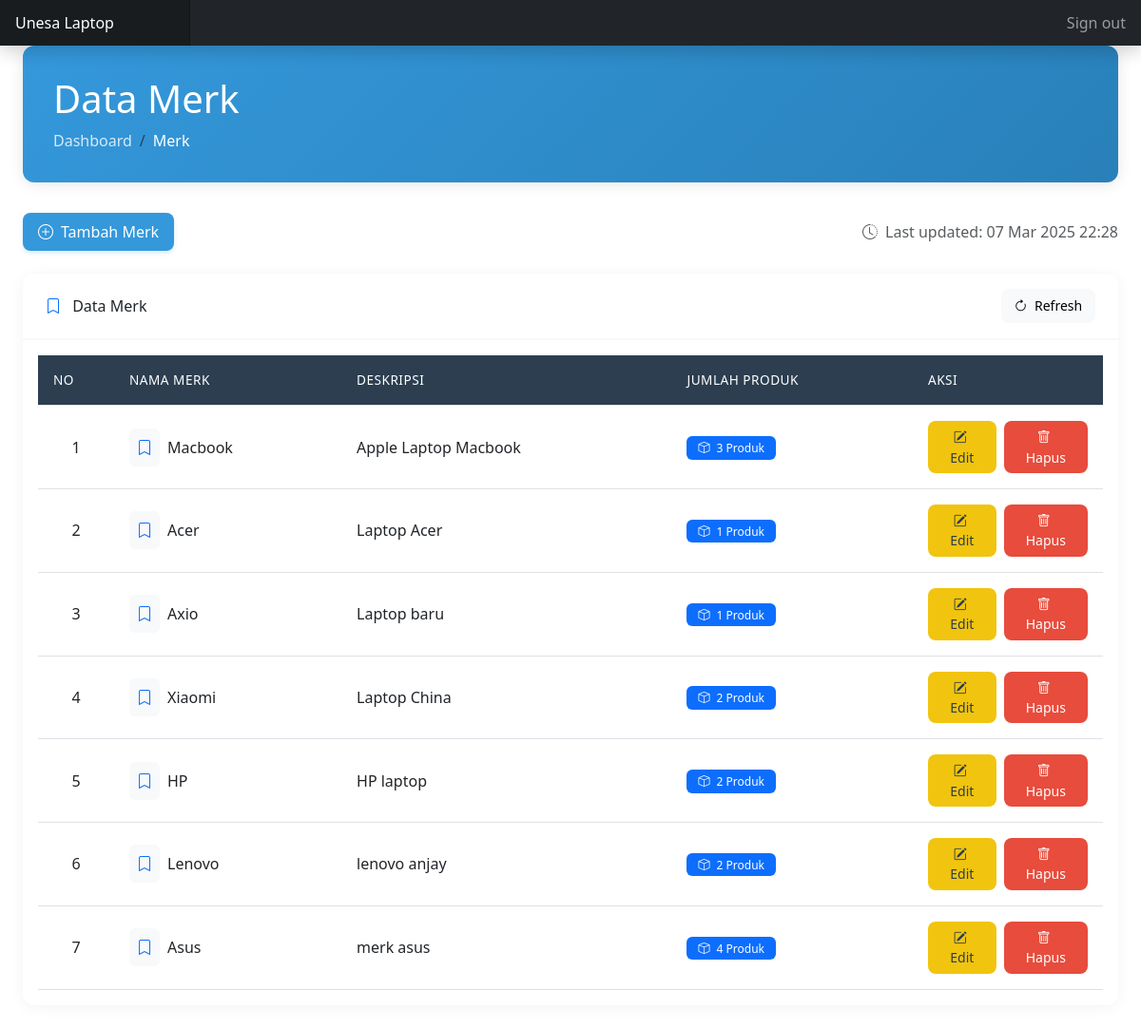
The app's page /admin/merk/index.php (signed in) with its own data.
### tables this page shows
CREATE TABLE `tb_merk` (
  `merk_id` int(11) NOT NULL,
  `nama_merk` varchar(255) NOT NULL,
  `deskripsi` varchar(255) DEFAULT NULL
);

### config/koneksi.php (called while the page is built, shortened)
<?php
$host = 'localhost';
$username = 'root';
$password = '';
$database = 'toko_db';
$conn = mysqli_connect($host, $username, $password, $database);
function query($query) {
    global $conn;
    $result = mysqli_query($conn, $query);
    $rows = [];
    while ($row = mysqli_fetch_assoc($result)) {
        $rows[] = $row;
    }
    return $rows;
}
?>

### admin/merk/index.php (the view, shortened to what this page needs)
<?php
require_once '../../config/koneksi.php';
$merk = query("SELECT * FROM tb_merk ORDER BY merk_id DESC");
include_once '../includes/header.php';
?>
<div class="container-fluid px-4">
    <div class="page-header">
        <h1 class="mb-2">Data Merk</h1>
        <nav aria-label="breadcrumb">
            <ol class="breadcrumb mb-0">
                <li class="breadcrumb-item"><a href="../index.php">Dashboard</a></li>
                <li class="breadcrumb-item active">Merk</li>
            </ol>
        </nav>
    </div>
    <div class="mb-4 d-flex justify-content-between align-items-center">
        <a href="tambah.php" class="btn btn-primary">
            <i class="bi bi-plus-circle me-2"></i>Tambah Merk
        </a>
        <div class="d-flex align-items-center">
            <i class="bi bi-clock-history text-muted me-2"></i>
            <span class="text-muted">Last updated: <?= date('d M Y H:i') ?></span>
        </div>
    </div>
    <div class="card mb-4">
        <div class="card-header">
            <div class="d-flex justify-content-between align-items-center">
                <div>
                    <i class="bi bi-bookmark text-primary me-2"></i>
                    Data Merk
                </div>
                <button class="btn btn-sm btn-light" onclick="window.location.reload()">
                    <i class="bi bi-arrow-clockwise me-1"></i>
                    Refresh
                </button>
            </div>
        </div>
        <div class="card-body">
            <div class="table-responsive">
                <table id="dataTable" class="table table-hover">
                    <thead>
                        <tr>
                            <th width="80">No</th>
                            <th>Nama Merk</th>
                            <th>Deskripsi</th>
                            <th>Jumlah Produk</th>
                            <th width="200">Aksi</th>
                        </tr>
                    </thead>
                    <tbody>
                        <?php $no = 1; foreach ($merk as $row) :
                            $merk_id = $row['merk_id'];
                            $jumlah_produk = query("SELECT COUNT(*) as total FROM tb_barang WHERE merk_id = $merk_id")[0]['total'];
                        ?>
                        <tr>
                            <td class="text-center"><?= $no++; ?></td>
                            <td>
                                <div class="d-flex align-items-center">
                                    <div class="bg-light p-2 rounded me-2">
                                        <i class="bi bi-bookmark text-primary"></i>
                                    </div>
                                    <span class="fw-medium"><?= htmlspecialchars($row['nama_merk']); ?></span>
                                </div>
                            </td>
                            <td class="description-cell">
                                <?= htmlspecialchars($row['deskripsi']); ?>
                            </td>
                            <td>
                                <span class="badge bg-primary">
                                    <i class="bi bi-box me-1"></i>
                                    <?= $jumlah_produk; ?> Produk
                                </span>
                            </td>
                            <td>
                                <div class="d-flex gap-2">
                                    <a href="edit.php?id=<?= $row['merk_id']; ?>"
                                       class="btn btn-warning btn-sm">
                                        <i class="bi bi-pencil-square me-1"></i> Edit
                                    </a>
                                    <a href="#"
                                       onclick="confirmDelete('hapus.php?id=<?= $row['merk_id']; ?>', '<?= $row['nama_merk']; ?>')"
                                       class="btn btn-danger btn-sm">
                                        <i class="bi bi-trash me-1"></i> Hapus
                                    </a>
                                </div>
                            </td>
                        </tr>
                        <?php endforeach; ?>
                    </tbody>
                </table>
            </div>
        </div>
    </div>
</div>
<?php include_once '../includes/footer.php'; ?>

### admin/merk/index.php (style rules this page uses)
.page-header { background: linear-gradient(135deg, #3498db, #2980b9); color: white; padding: 2rem; border-radius: 12px; margin-bottom: 2rem; box-shadow: 0 2px 15px rgba(0,0,0,0.1); }
.breadcrumb-item a { color: rgba(255,255,255,0.8); text-decoration: none; transition: all 0.3s; }
.breadcrumb-item.active { color: white; }
.card { border: none; border-radius: 12px; box-shadow: 0 2px 15px rgba(0,0,0,0.05); overflow: hidden; }
.card-header { background: white; border-bottom: 2px solid #f8f9fa; padding: 1rem 1.5rem; }
.table { margin-bottom: 0; }
.table th { background: #2c3e50; color: white; font-weight: 500; text-transform: uppercase; font-size: 0.85rem; letter-spacing: 0.5px; padding: 1rem; }
.table td { vertical-align: middle; padding: 1rem; }
.badge { padding: 0.5em 1em; font-weight: 500; border-radius: 6px; }
.btn { padding: 0.5rem 1rem; border-radius: 8px; font-weight: 500; transition: all 0.3s; }
.btn-sm { padding: 0.4rem 0.8rem; }
.btn-primary { background: #3498db; border: none; box-shadow: 0 2px 5px rgba(52, 152, 219, 0.2); }
.btn-warning { background: #f1c40f; border: none; color: #2c3e50; }
.btn-danger { background: #e74c3c; border: none; }
.description-cell { max-width: 300px; overflow: hidden; text-overflow: ellipsis; white-space: nowrap; }

### records on screen
tb_merk: nama_merk "Macbook", deskripsi "Apple Laptop Macbook", jumlah_produk "3"
tb_merk: nama_merk "Acer", deskripsi "Laptop Acer", jumlah_produk "1"
tb_merk: nama_merk "Axio", deskripsi "Laptop baru", jumlah_produk "1"
tb_merk: nama_merk "Xiaomi", deskripsi "Laptop China", jumlah_produk "2"
tb_merk: nama_merk "HP", deskripsi "HP laptop", jumlah_produk "2"
tb_merk: nama_merk "Lenovo", deskripsi "lenovo anjay", merk_id "2"
tb_merk: nama_merk "Asus", deskripsi "merk asus", jumlah_produk "4"
